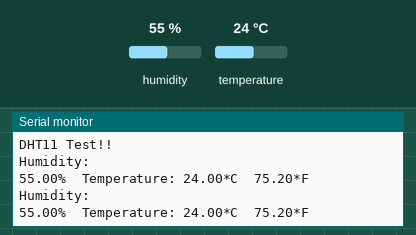
Recording of a sketch running on a simulated Arduino Uno, built with avr-gcc and run on an emulated ATmega328P. On the bench: the last lines printed to the serial monitor. The inputs (shaded band) are chosen by the test bench; at power-on: humidity 55 %, temperature 24 °C.

Above: at 4.8 s.
4.9 s: humidity set to 22 %
At 7.2 s:
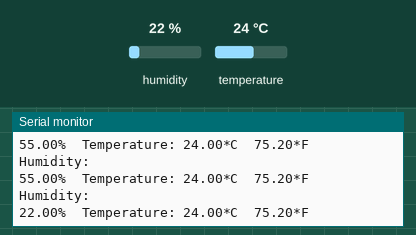
7.9 s: temperature set to 12 °C
At 9.6 s:
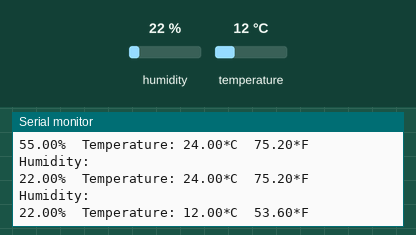
10.9 s: humidity set to 40 %
At 13.3 s:
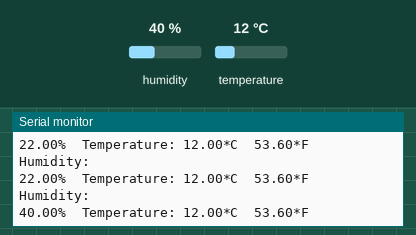
Timing chart, 0 to 14.8 s (numbered marks = the images above; inputs shaded):
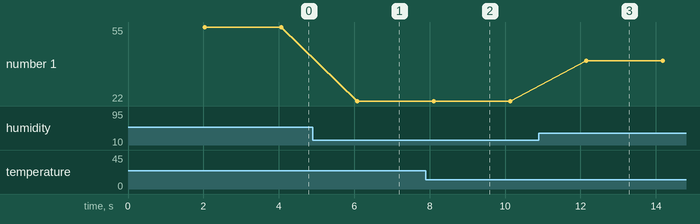

Measured:
- after the input at 4.9 s, the serial monitor: prints a new line after 1.2 s (image 1)
- after the input at 7.9 s, the serial monitor: prints a new line after 0.21 s (image 2)
- after the input at 10.9 s, the serial monitor: prints a new line after 1.3 s (image 3)
- plotted number 1: 55 → 22 after the input at 4.9 s, 22 → 40 after the input at 10.9 s

The sketch:

Practical_10.ino
```cpp
#include<DHT.h>
#include<DHT_U.h>

#define DHTPIN 3
#define DHTTYPE DHT11

DHT dht(DHTPIN, DHTTYPE);


void setup() {
  // put your setup code here, to run once:
  Serial.begin(9600);
  Serial.println("DHT11 Test!!");
  dht.begin();

}

void loop() {
  // put your main code here, to run repeatedly:
  delay(2000);
  float h = dht.readHumidity();
  float t = dht.readTemperature();
  float f = dht.readTemperature(true);

  if(isnan(h) || isnan(t) || isnan(f))
  {
    Serial.println("Failed to read from DHT Sensor!!");
    return;
  }

  Serial.println("Humidity: ");
  Serial.print(h);
  Serial.print("%\t");
  Serial.print("Temperature: ");
  Serial.print(t);
  Serial.print("*C");
  Serial.print("\t");
  Serial.print(f);
  Serial.print("*F\t");
  // Serial.print(t);
  Serial.print("\n");

}
```
